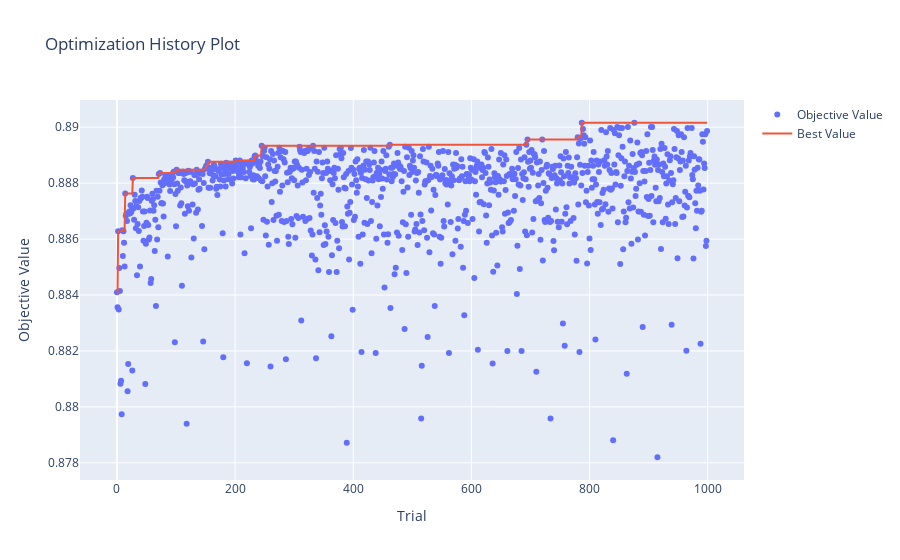

Write notebook code for a chart like this one.
### Code cell
fig1 = vis.plot_optimization_history(study)
fig1.show()

### Figure 1 — Plotly figure (JSON) as saved in the notebook; plotly's stock layout.template omitted (floating-point values rounded to 4 significant figures; data arrays with more than 128 entries replaced by an {"elided": "..."} marker saying what was removed)
{"data": [{"mode": "markers", "name": "Objective Value", "type": "scatter", "x": {"elided": "1000 int values"}, "y": {"elided": "1000 float values"}}, {"mode": "lines", "name": "Best Value", "type": "scatter", "x": {"elided": "1000 int values"}, "y": {"elided": "1000 float values"}}, {"marker": {"color": "#cccccc"}, "mode": "markers", "name": "Infeasible Trial", "showlegend": false, "type": "scatter", "x": [], "y": []}], "layout": {"title": {"text": "Optimization History Plot"}, "xaxis": {"title": {"text": "Trial"}}, "yaxis": {"title": {"text": "Objective Value"}}}}
